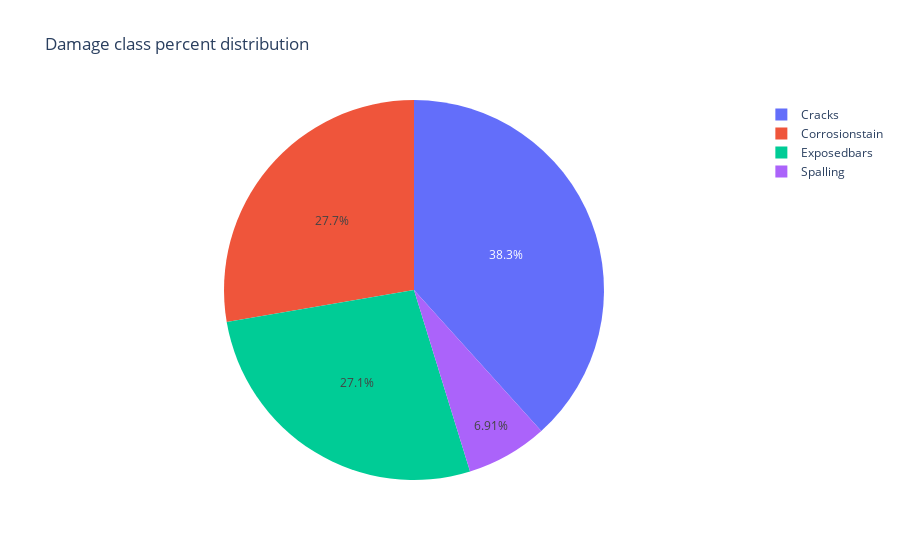

Source (notebook cell):
### Code cell
# Count the occurrences of each label
label_distribution = combined_df['Label'].value_counts()

# Create a DataFrame for the pie chart
label_distribution_df = pd.DataFrame(label_distribution).reset_index()
label_distribution_df.columns = ['Label', 'Images']

fig = px.pie(label_distribution_df, 
             names='Label', 
             values='Images', 
             title='Damage class percent distribution'
             ) 

fig.show()

### Figure 1 — Plotly figure (JSON) as saved in the notebook; plotly's stock layout.template omitted (floating-point values rounded to 4 significant figures)
{"data": [{"domain": {"x": [0, 1], "y": [0, 1]}, "hovertemplate": "Label=%{label}<br>Images=%{value}<extra></extra>", "labels": ["Cracks", "Corrosionstain", "Exposedbars", "Spalling"], "legendgroup": "", "name": "", "showlegend": true, "type": "pie", "values": [1330, 961, 940, 240]}], "layout": {"legend": {"tracegroupgap": 0}, "title": {"text": "Damage class percent distribution"}}}
